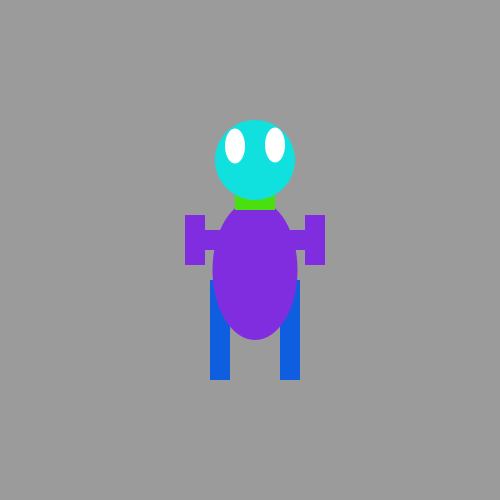
Frame 1 (no input)
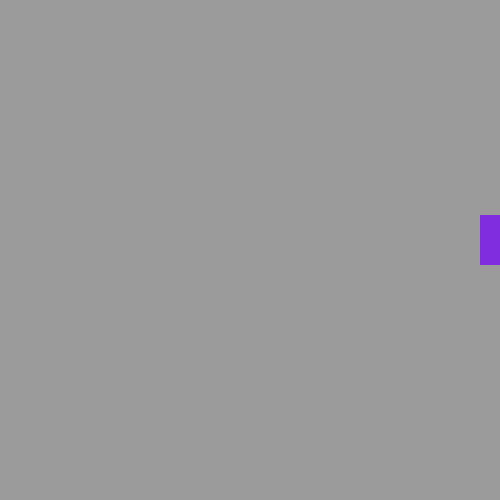
Frame 60 (the mouse pressed at the canvas centre just before this capture)
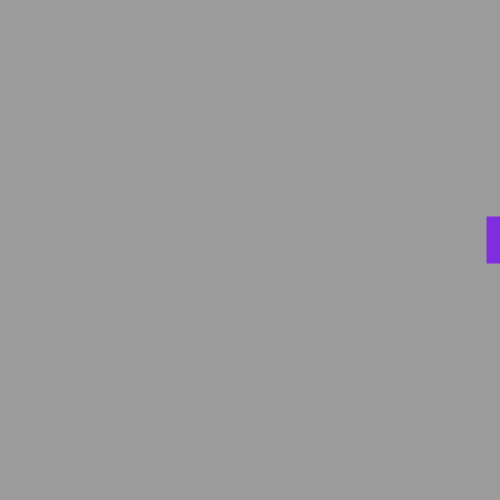
Frame 120 (the mouse held since frame 60 and released just before this capture)

The Processing sketch that drew these frames (run headless with seeded random() and noise(); from frame 60 on, the mouse is pressed at the canvas centre):

// Processing sketch: RobotResponce
// ── RobotResponce.pde
float lw = 20;
float lh = 100;
float bw = 85;
float bh = 140;
float nw = 40;
float nh = 20;
float hwh = 80;
float ew = 20;
float eh = 35;
float aw = 50;
float ah = 20;
//width and height of the robot

float lx= 290;
float lxl = 220;
float bx = 255;
float nx = 255;
float hx = 255;
float ex = 235;
float exe = 275;
float ax = 215;
float axa = 295;
float axaa = 195;
float axaaa = 315;
//x coordinate of the robot

void setup()
{
  size(500,500);
 
}

void draw()
{
  noStroke();
  background(155);
  
  fill(#105EE0);
  rectMode(CENTER);
  rect(lx,330,lw,lh);
  rectMode(CENTER);
  rect(lxl,330,lw,lh);
  //legs
  
  fill(#802DE0);
  ellipseMode(CENTER);
  ellipse(bx,270,bw,bh);
  //body
  
  fill(#4AE010);
  rectMode(CENTER);
  rect(nx,200,nw,nh);
  //neck
  
  fill(#10E0DE);
  ellipseMode(CENTER);
  ellipse(nx,160,hwh,hwh); 
  //head
  

  fill(255);
  ellipseMode(CENTER);
  ellipse(ex,146,ew,eh);
  ellipseMode(CENTER);
  ellipse(exe,145,ew,eh);
  //eyes
  
  fill(#802DE0);
  rectMode(CENTER);
  rect(ax,240,aw,ah);
  rectMode(CENTER);
  rect(axa,240,aw,ah);
  rectMode(CENTER);
  rect(axaa,240,ah,aw);
  rectMode(CENTER);
  rect(axaaa,240,ah,aw);
  //arms  
  
 if (mouseX < width/2)
{ 
  lx+=5;
  lxl+=5;
  bx+=5;
  nx+=5;
  hx+=5;
  ex+=5;
  exe+=5;
  ax+=5;
  axa+=5;
  axaa+=5;
  axaaa+=5;
 //x coordinates minipulated
 
}
 else if (mouseX > width/2)
{ 
  lx-=5;
  lxl-=5;
  bx-=5;
  nx-=5;
  hx-=5;
  ex-=5;
  exe-=5;
  ax-=5;
  axa-=5;
  axaa-=5;
  axaaa-=5;
 //y coordinates minipulated
 
}

}
void mousePressed()
{
  lw-=3;
  lh-=3;
  bw-=5;
  bh-=5;
  nw-=3;
  nh-=3;
  hwh-=5;
  ew-=4;
  eh-=4;
  aw-=3;
  ah-=3;
  //width and height are being minipulated 
    
}
